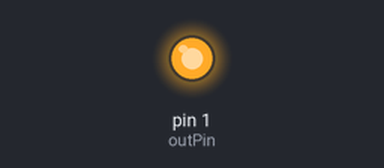
A sketch run on a simulated Arduino Uno, built with avr-gcc and run on an emulated ATmega328P. Shown: output pins drawn as LEDs (lit = HIGH).

Above: at 5.0 s.
At 15.0 s:
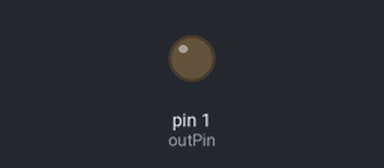
Timing chart, 0 to 26.0 s (numbered marks = the images above):
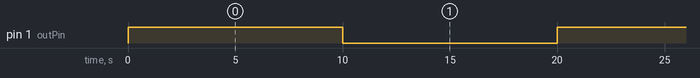

The sketch:

relay.ino
```cpp
int outPin = 1;

void setup()
{
     pinMode(outPin, OUTPUT);
}

void loop()
{
     digitalWrite(outPin, HIGH);
     delay(10000);
     digitalWrite(outPin, LOW);
     delay(10000);
}
```

Measured:
- by itself, pin 1 (outPin): alternates HIGH for 10.0 s and LOW for 10.0 s
